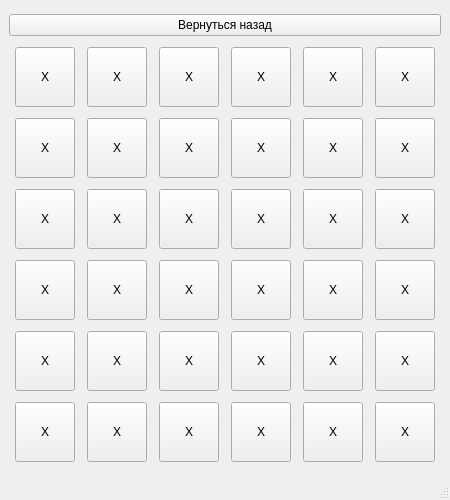
<?xml version="1.0" encoding="UTF-8"?>
<ui version="4.0">
 <class>MainWindow</class>
 <widget class="QMainWindow" name="MainWindow">
  <property name="geometry">
   <rect>
    <x>0</x>
    <y>0</y>
    <width>450</width>
    <height>500</height>
   </rect>
  </property>
  <property name="minimumSize">
   <size>
    <width>450</width>
    <height>500</height>
   </size>
  </property>
  <property name="maximumSize">
   <size>
    <width>450</width>
    <height>500</height>
   </size>
  </property>
  <property name="windowTitle">
   <string>MainWindow</string>
  </property>
  <widget class="QWidget" name="centralwidget">
   <layout class="QVBoxLayout" name="verticalLayout">
    <item>
     <widget class="QPushButton" name="pushButton_vosvrat">
      <property name="text">
       <string>Вернуться назад</string>
      </property>
     </widget>
    </item>
    <item>
     <layout class="QHBoxLayout" name="horizontalLayout_2">
      <item>
       <widget class="QPushButton" name="pushButton_y5_1">
        <property name="minimumSize">
         <size>
          <width>60</width>
          <height>60</height>
         </size>
        </property>
        <property name="maximumSize">
         <size>
          <width>60</width>
          <height>60</height>
         </size>
        </property>
        <property name="text">
         <string>X</string>
        </property>
       </widget>
      </item>
      <item>
       <widget class="QPushButton" name="pushButton_y5_2">
        <property name="minimumSize">
         <size>
          <width>60</width>
          <height>60</height>
         </size>
        </property>
        <property name="maximumSize">
         <size>
          <width>60</width>
          <height>60</height>
         </size>
        </property>
        <property name="text">
         <string>X</string>
        </property>
       </widget>
      </item>
      <item>
       <widget class="QPushButton" name="pushButton_y5_3">
        <property name="minimumSize">
         <size>
          <width>60</width>
          <height>60</height>
         </size>
        </property>
        <property name="maximumSize">
         <size>
          <width>60</width>
          <height>60</height>
         </size>
        </property>
        <property name="text">
         <string>X</string>
        </property>
       </widget>
      </item>
      <item>
       <widget class="QPushButton" name="pushButton_y5_4">
        <property name="minimumSize">
         <size>
          <width>60</width>
          <height>60</height>
         </size>
        </property>
        <property name="maximumSize">
         <size>
          <width>60</width>
          <height>60</height>
         </size>
        </property>
        <property name="text">
         <string>X</string>
        </property>
       </widget>
      </item>
      <item>
       <widget class="QPushButton" name="pushButton_y5_5">
        <property name="minimumSize">
         <size>
          <width>60</width>
          <height>60</height>
         </size>
        </property>
        <property name="maximumSize">
         <size>
          <width>60</width>
          <height>60</height>
         </size>
        </property>
        <property name="text">
         <string>X</string>
        </property>
       </widget>
      </item>
      <item>
       <widget class="QPushButton" name="pushButton_y5_6">
        <property name="minimumSize">
         <size>
          <width>60</width>
          <height>60</height>
         </size>
        </property>
        <property name="maximumSize">
         <size>
          <width>60</width>
          <height>60</height>
         </size>
        </property>
        <property name="text">
         <string>X</string>
        </property>
       </widget>
      </item>
     </layout>
    </item>
    <item>
     <layout class="QHBoxLayout" name="horizontalLayout_3">
      <item>
       <widget class="QPushButton" name="pushButton_y5_7">
        <property name="minimumSize">
         <size>
          <width>60</width>
          <height>60</height>
         </size>
        </property>
        <property name="maximumSize">
         <size>
          <width>60</width>
          <height>60</height>
         </size>
        </property>
        <property name="text">
         <string>X</string>
        </property>
       </widget>
      </item>
      <item>
       <widget class="QPushButton" name="pushButton_y5_8">
        <property name="minimumSize">
         <size>
          <width>60</width>
          <height>60</height>
         </size>
        </property>
        <property name="maximumSize">
         <size>
          <width>60</width>
          <height>60</height>
         </size>
        </property>
        <property name="text">
         <string>X</string>
        </property>
       </widget>
      </item>
      <item>
       <widget class="QPushButton" name="pushButton_y5_9">
        <property name="minimumSize">
         <size>
          <width>60</width>
          <height>60</height>
         </size>
        </property>
        <property name="maximumSize">
         <size>
          <width>60</width>
          <height>60</height>
         </size>
        </property>
        <property name="text">
         <string>X</string>
        </property>
       </widget>
      </item>
      <item>
       <widget class="QPushButton" name="pushButton_y5_10">
        <property name="minimumSize">
         <size>
          <width>60</width>
          <height>60</height>
         </size>
        </property>
        <property name="maximumSize">
         <size>
          <width>60</width>
          <height>60</height>
         </size>
        </property>
        <property name="text">
         <string>X</string>
        </property>
       </widget>
      </item>
      <item>
       <widget class="QPushButton" name="pushButton_y5_11">
        <property name="minimumSize">
         <size>
          <width>60</width>
          <height>60</height>
         </size>
        </property>
        <property name="maximumSize">
         <size>
          <width>60</width>
          <height>60</height>
         </size>
        </property>
        <property name="text">
         <string>X</string>
        </property>
       </widget>
      </item>
      <item>
       <widget class="QPushButton" name="pushButton_y5_12">
        <property name="minimumSize">
         <size>
          <width>60</width>
          <height>60</height>
         </size>
        </property>
        <property name="maximumSize">
         <size>
          <width>60</width>
          <height>60</height>
         </size>
        </property>
        <property name="text">
         <string>X</string>
        </property>
       </widget>
      </item>
     </layout>
    </item>
    <item>
     <layout class="QHBoxLayout" name="horizontalLayout_4">
      <item>
       <widget class="QPushButton" name="pushButton_y5_13">
        <property name="minimumSize">
         <size>
          <width>60</width>
          <height>60</height>
         </size>
        </property>
        <property name="maximumSize">
         <size>
          <width>60</width>
          <height>60</height>
         </size>
        </property>
        <property name="text">
         <string>X</string>
        </property>
       </widget>
      </item>
      <item>
       <widget class="QPushButton" name="pushButton_y5_14">
        <property name="minimumSize">
         <size>
          <width>60</width>
          <height>60</height>
         </size>
        </property>
        <property name="maximumSize">
         <size>
          <width>60</width>
          <height>60</height>
         </size>
        </property>
        <property name="text">
         <string>X</string>
        </property>
       </widget>
      </item>
      <item>
       <widget class="QPushButton" name="pushButton_y5_15">
        <property name="minimumSize">
         <size>
          <width>60</width>
          <height>60</height>
         </size>
        </property>
        <property name="maximumSize">
         <size>
          <width>60</width>
          <height>60</height>
         </size>
        </property>
        <property name="text">
         <string>X</string>
        </property>
       </widget>
      </item>
      <item>
       <widget class="QPushButton" name="pushButton_y5_16">
        <property name="minimumSize">
         <size>
          <width>60</width>
          <height>60</height>
         </size>
        </property>
        <property name="maximumSize">
         <size>
          <width>60</width>
          <height>60</height>
         </size>
        </property>
        <property name="text">
         <string>X</string>
        </property>
       </widget>
      </item>
      <item>
       <widget class="QPushButton" name="pushButton_y5_17">
        <property name="minimumSize">
         <size>
          <width>60</width>
          <height>60</height>
         </size>
        </property>
        <property name="maximumSize">
         <size>
          <width>60</width>
          <height>60</height>
         </size>
        </property>
        <property name="text">
         <string>X</string>
        </property>
       </widget>
      </item>
      <item>
       <widget class="QPushButton" name="pushButton_y5_18">
        <property name="minimumSize">
         <size>
          <width>60</width>
          <height>60</height>
         </size>
        </property>
        <property name="maximumSize">
         <size>
          <width>60</width>
          <height>60</height>
         </size>
        </property>
        <property name="text">
         <string>X</string>
        </property>
       </widget>
      </item>
     </layout>
    </item>
    <item>
     <layout class="QHBoxLayout" name="horizontalLayout_6">
      <item>
       <widget class="QPushButton" name="pushButton_y5_19">
        <property name="minimumSize">
         <size>
          <width>60</width>
          <height>60</height>
         </size>
        </property>
        <property name="maximumSize">
         <size>
          <width>60</width>
          <height>60</height>
         </size>
        </property>
        <property name="text">
         <string>X</string>
        </property>
       </widget>
      </item>
      <item>
       <widget class="QPushButton" name="pushButton_y5_20">
        <property name="minimumSize">
         <size>
          <width>60</width>
          <height>60</height>
         </size>
        </property>
        <property name="maximumSize">
         <size>
          <width>60</width>
          <height>60</height>
         </size>
        </property>
        <property name="text">
         <string>X</string>
        </property>
       </widget>
      </item>
      <item>
       <widget class="QPushButton" name="pushButton_y5_21">
        <property name="minimumSize">
         <size>
          <width>60</width>
          <height>60</height>
         </size>
        </property>
        <property name="maximumSize">
         <size>
          <width>60</width>
          <height>60</height>
         </size>
        </property>
        <property name="text">
         <string>X</string>
        </property>
       </widget>
      </item>
      <item>
       <widget class="QPushButton" name="pushButton_y5_22">
        <property name="minimumSize">
         <size>
          <width>60</width>
          <height>60</height>
         </size>
        </property>
        <property name="maximumSize">
         <size>
          <width>60</width>
          <height>60</height>
         </size>
        </property>
        <property name="text">
         <string>X</string>
        </property>
       </widget>
      </item>
      <item>
       <widget class="QPushButton" name="pushButton_y5_23">
        <property name="minimumSize">
         <size>
          <width>60</width>
          <height>60</height>
         </size>
        </property>
        <property name="maximumSize">
         <size>
          <width>60</width>
          <height>60</height>
         </size>
        </property>
        <property name="text">
         <string>X</string>
        </property>
       </widget>
      </item>
      <item>
       <widget class="QPushButton" name="pushButton_y5_24">
        <property name="minimumSize">
         <size>
          <width>60</width>
          <height>60</height>
         </size>
        </property>
        <property name="maximumSize">
         <size>
          <width>60</width>
          <height>60</height>
         </size>
        </property>
        <property name="text">
         <string>X</string>
        </property>
       </widget>
      </item>
     </layout>
    </item>
    <item>
     <layout class="QHBoxLayout" name="horizontalLayout_7">
      <item>
       <widget class="QPushButton" name="pushButton_y5_25">
        <property name="minimumSize">
         <size>
          <width>60</width>
          <height>60</height>
         </size>
        </property>
        <property name="maximumSize">
         <size>
          <width>60</width>
          <height>60</height>
         </size>
        </property>
        <property name="text">
         <string>X</string>
        </property>
       </widget>
      </item>
      <item>
       <widget class="QPushButton" name="pushButton_y5_26">
        <property name="minimumSize">
         <size>
          <width>60</width>
          <height>60</height>
         </size>
        </property>
        <property name="maximumSize">
         <size>
          <width>60</width>
          <height>60</height>
         </size>
        </property>
        <property name="text">
         <string>X</string>
        </property>
       </widget>
      </item>
      <item>
       <widget class="QPushButton" name="pushButton_y5_27">
        <property name="minimumSize">
         <size>
          <width>60</width>
          <height>60</height>
         </size>
        </property>
        <property name="maximumSize">
         <size>
          <width>60</width>
          <height>60</height>
         </size>
        </property>
        <property name="text">
         <string>X</string>
        </property>
       </widget>
      </item>
      <item>
       <widget class="QPushButton" name="pushButton_y5_28">
        <property name="minimumSize">
         <size>
          <width>60</width>
          <height>60</height>
         </size>
        </property>
        <property name="maximumSize">
         <size>
          <width>60</width>
          <height>60</height>
         </size>
        </property>
        <property name="text">
         <string>X</string>
        </property>
       </widget>
      </item>
      <item>
       <widget class="QPushButton" name="pushButton_y5_29">
        <property name="minimumSize">
         <size>
          <width>60</width>
          <height>60</height>
         </size>
        </property>
        <property name="maximumSize">
         <size>
          <width>60</width>
          <height>60</height>
         </size>
        </property>
        <property name="text">
         <string>X</string>
        </property>
       </widget>
      </item>
      <item>
       <widget class="QPushButton" name="pushButton_y5_30">
        <property name="minimumSize">
         <size>
          <width>60</width>
          <height>60</height>
         </size>
        </property>
        <property name="maximumSize">
         <size>
          <width>60</width>
          <height>60</height>
         </size>
        </property>
        <property name="text">
         <string>X</string>
        </property>
       </widget>
      </item>
     </layout>
    </item>
    <item>
     <layout class="QHBoxLayout" name="horizontalLayout_8">
      <item>
       <widget class="QPushButton" name="pushButton_y5_31">
        <property name="minimumSize">
         <size>
          <width>60</width>
          <height>60</height>
         </size>
        </property>
        <property name="maximumSize">
         <size>
          <width>60</width>
          <height>60</height>
         </size>
        </property>
        <property name="text">
         <string>X</string>
        </property>
       </widget>
      </item>
      <item>
       <widget class="QPushButton" name="pushButton_y5_32">
        <property name="minimumSize">
         <size>
          <width>60</width>
          <height>60</height>
         </size>
        </property>
        <property name="maximumSize">
         <size>
          <width>60</width>
          <height>60</height>
         </size>
        </property>
        <property name="text">
         <string>X</string>
        </property>
       </widget>
      </item>
      <item>
       <widget class="QPushButton" name="pushButton_y5_33">
        <property name="minimumSize">
         <size>
          <width>60</width>
          <height>60</height>
         </size>
        </property>
        <property name="maximumSize">
         <size>
          <width>60</width>
          <height>60</height>
         </size>
        </property>
        <property name="text">
         <string>X</string>
        </property>
       </widget>
      </item>
      <item>
       <widget class="QPushButton" name="pushButton_y5_34">
        <property name="minimumSize">
         <size>
          <width>60</width>
          <height>60</height>
         </size>
        </property>
        <property name="maximumSize">
         <size>
          <width>60</width>
          <height>60</height>
         </size>
        </property>
        <property name="text">
         <string>X</string>
        </property>
       </widget>
      </item>
      <item>
       <widget class="QPushButton" name="pushButton_y5_35">
        <property name="minimumSize">
         <size>
          <width>60</width>
          <height>60</height>
         </size>
        </property>
        <property name="maximumSize">
         <size>
          <width>60</width>
          <height>60</height>
         </size>
        </property>
        <property name="text">
         <string>X</string>
        </property>
       </widget>
      </item>
      <item>
       <widget class="QPushButton" name="pushButton_y5_36">
        <property name="minimumSize">
         <size>
          <width>60</width>
          <height>60</height>
         </size>
        </property>
        <property name="maximumSize">
         <size>
          <width>60</width>
          <height>60</height>
         </size>
        </property>
        <property name="text">
         <string>X</string>
        </property>
       </widget>
      </item>
     </layout>
    </item>
   </layout>
  </widget>
  <widget class="QMenuBar" name="menubar">
   <property name="geometry">
    <rect>
     <x>0</x>
     <y>0</y>
     <width>450</width>
     <height>21</height>
    </rect>
   </property>
  </widget>
  <widget class="QStatusBar" name="statusbar"/>
 </widget>
 <resources/>
 <connections/>
</ui>
